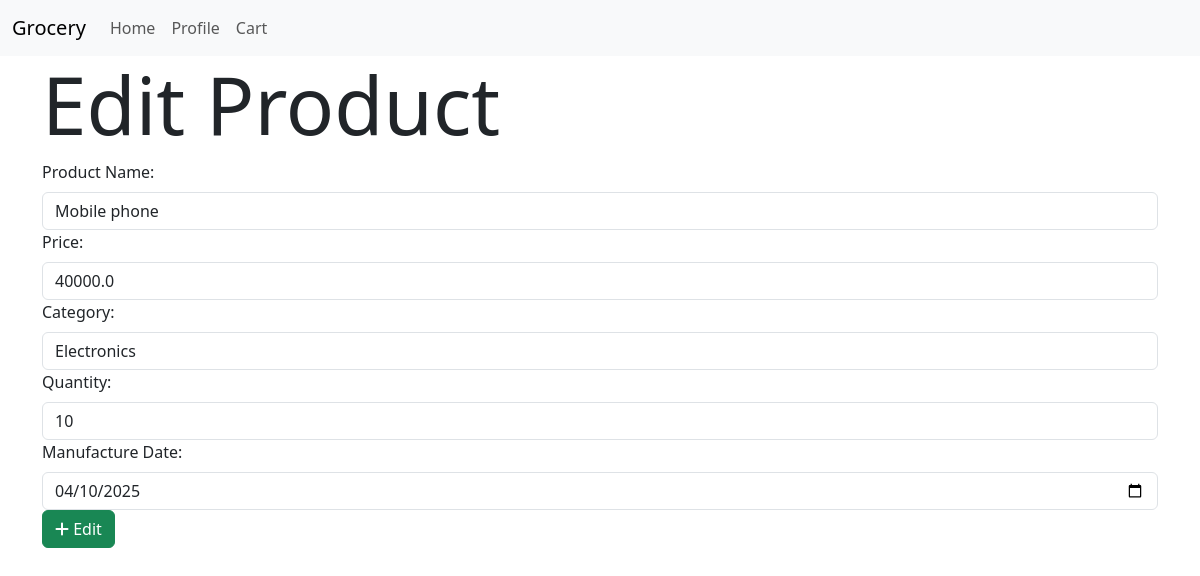
The page /product/1/edit (signed in) on the database as committed earlier.
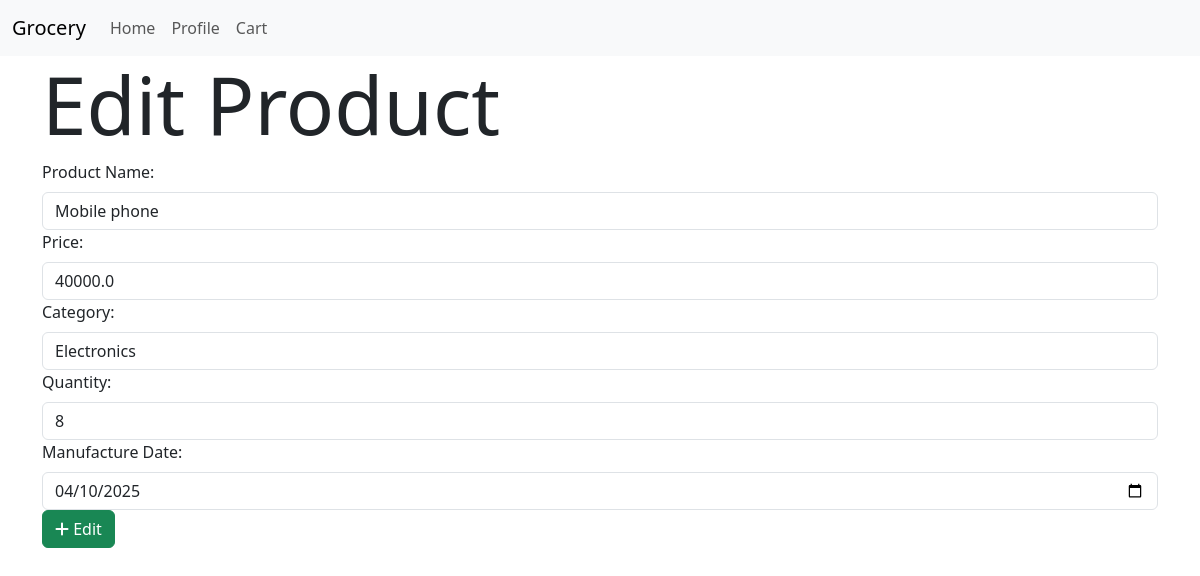
The same page on the database as committed later.
### models.py (models this page shows)
class Product(db.Model):
    id = db.Column(db.Integer,primary_key=True)
    name=db.Column(db.String(64),nullable=False)
    price=db.Column(db.Float,nullable=False)
    description = db.Column(db.String(256),nullable=True)
    category_id=db.Column(db.Integer,db.ForeignKey('category.id'),nullable=False)
    quantity=db.Column(db.Integer,nullable=False)
    man_date=db.Column(db.Date,nullable=False)
    carts=db.relationship('Cart',backref='product',lazy=True, cascade='all, delete-orphan')
    orders=db.relationship('Order',backref='product',lazy=True, cascade='all, delete-orphan')

### routes.py (the view)
@app.route('/product/<int:id>/edit')
@admin_required
def edit_product(id):
    categories = Category.query.all()
    product = Product.query.get(id)
    return render_template('product/edit.html', categories=categories, product=product)

### routes.py (called while the page is built)
def admin_required(func):
    @wraps(func)
    def inner(*args, **kwargs):
        if 'user_id' not in session:
            flash('Please login to continue')
            return redirect(url_for('login'))
        user = User.query.get(session['user_id'])
        if not user.is_admin:
            flash('You are not authorized to access this page')
            return redirect(url_for('index'))
        return func(*args, **kwargs)
    return inner

### templates/product/edit.html (shortened to what this page needs)
{% extends 'layout.html' %}
{% block content %}
<h1 class="display-1">
    Edit Product
</h1>
<form action="{{url_for('edit_product_post', id=product.id)}}" method="post" class="form">
    <div class="form-group">
        <label for="name" class="form-label">Product Name:</label>
        <input type="text"
        name="name"
        id="name"
        class="form-control"
        value="{{product.name}}"
        required>
    </div>
    <div class="form-group">
        <label for="price" class="form-label">Price:</label>
        <input type="number"
        name="price"
        id="price"
        min="1"
        value="{{product.price}}"
        class="form-control"
        required>
    </div>
    <div class="form-group">
        <label for="category_id" class="form-label">Category:</label>
        <select name="category_id" id="category_id" class="form-control" required>
            {% for cat in categories %}
            {% if cat.id == product.category_id %}
                <option selected value="{{cat.id}}">{{cat.name}}</option>
            {% else %}
                <option value="{{cat.id}}">{{cat.name}}</option>
            {% endif %}
            {% endfor %}
        </select>
    </div>
    <div class="form-group">
        <label for="quantity" class="form-label">Quantity:</label>
        <input type="number"
        name="quantity"
        id="quantity"
        min="1"
        value="{{product.quantity}}"
        class="form-control"
        required>
    </div>
    <div class="form-group">
        <label for="man_date" class="form-label">Manufacture Date:</label>
        <input type="date" name="man_date" id="man_date" required
        value="{{product.man_date}}"
        class="form-control">
    </div>
    <button type="submit" class="btn btn-success">
        <i class="fas fa-plus    "></i>
        Edit
    </button>
</form>
{% endblock %}

Rows that differ between the two databases and show on the page:
changed Product "Mobile phone": quantity "10" → "8"
